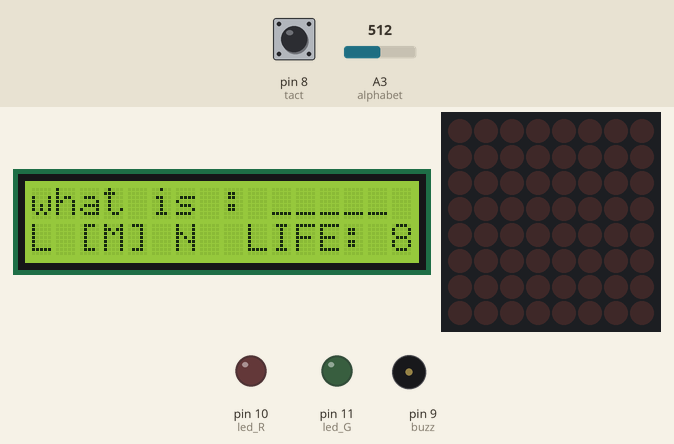
A sketch run on a simulated Arduino Uno, built with avr-gcc and run on an emulated ATmega328P. Parts: 16×2 character LCD, 8×8 LED matrix, output pins drawn as LEDs (lit = HIGH), buzzer (waves = sounding). The test bench sets the inputs (shaded band); at power-on: pin 8 (tact) HIGH, A3 (alphabet) = 512. Random numbers use the default seed unless the sketch sets one; what the sketch prints to the serial monitor is not drawn.

Above: at 1.3 s.
1.4 s: pin 8 (tact) pulled LOW for 0.15 s
2.1 s: A3 (alphabet) set to 111
At 4.0 s:
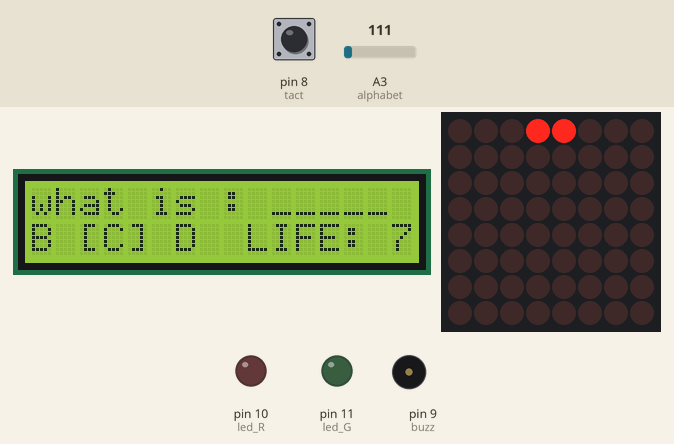
4.3 s: A3 (alphabet) set to 93
5.8 s: pin 8 (tact) pulled LOW for 1 s
At 8.1 s:
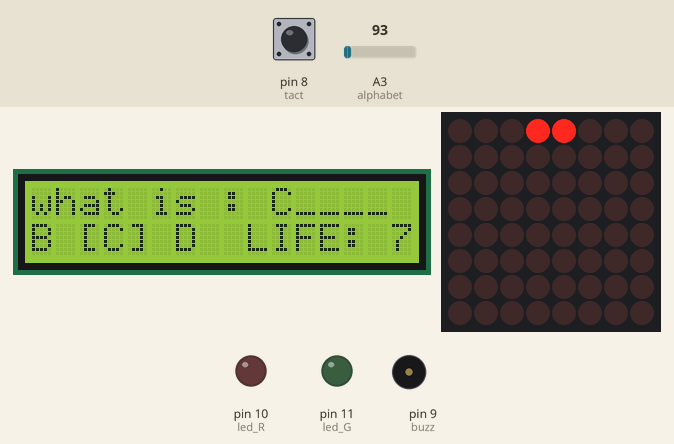
8.4 s: A3 (alphabet) set to 55
At 9.6 s:
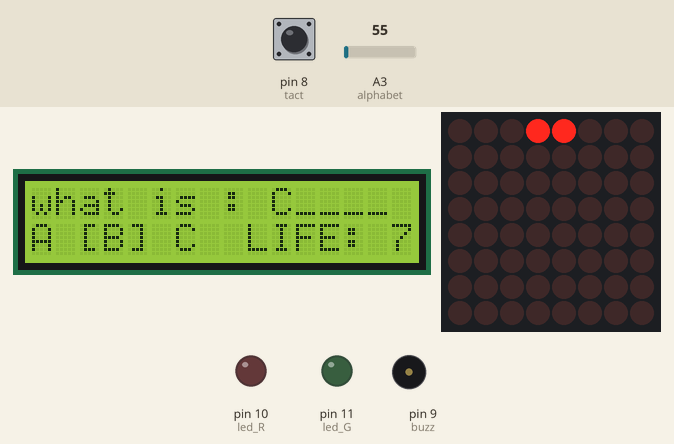
9.9 s: pin 8 (tact) pulled LOW for 0.15 s
At 11.45 s:
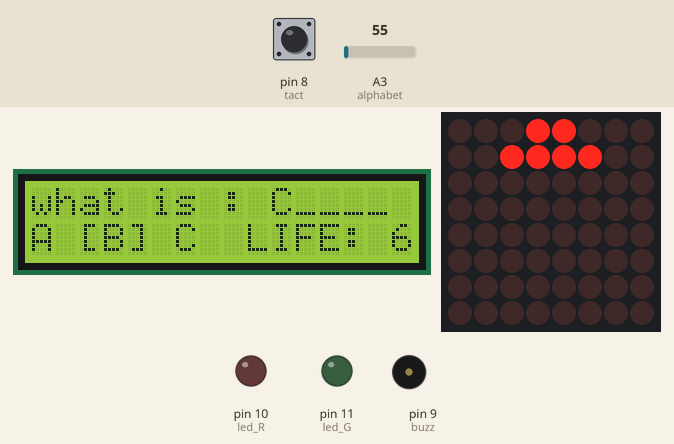
Timing chart, 0 to 11.6 s (numbered marks = the images above; inputs shaded):
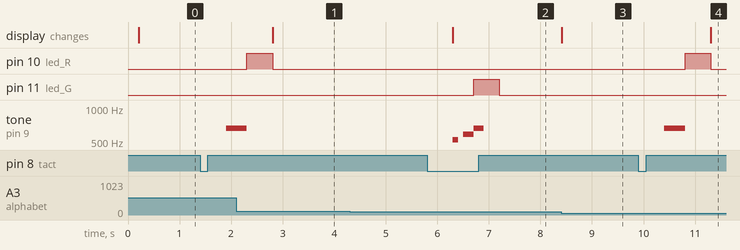

Measured:
- after the input at 1.4 s, tone on pin 9 (buzz): silent → 659 Hz after 0.50 s
- after the input at 4.3 s, every drawn part: stays the same
- after the input at 5.8 s, pin 11 (led_G): LOW → HIGH after 0.90 s, → LOW 0.50 s later; tone on pin 9 (buzz): plays 523 Hz for 0.10 s, 587 Hz for 0.20 s, 659 Hz for 0.20 s, starting after 0.50 s; the display: changes after 0.50 s (image 2)
- after the input at 8.4 s, the display: changes at once (image 3)
- after the input at 9.9 s, pin 10 (led_R): LOW → HIGH after 0.91 s, → LOW 0.50 s later; tone on pin 9 (buzz): silent → 659 Hz after 0.51 s, → silent 0.40 s later; the display: first changes after 1.4 s (image 4 shows a later state)

The sketch:

hang_man.ino
```cpp
#include <LedControlMS.h>
#include <Wire.h>
#include <LiquidCrystal_I2C.h>

#define NBR_MTX 1
#define LIFE 8

byte Hang_man[] =
{
  B00011000,
  B00111100,
  B00011000,
  B11111111,
  B00011000,
  B00011000,
  B00100100,
  B01000010
};

String quiz[] = {"CLEAR","BOX","DUST"};

LedControl lc = LedControl(4,3,2,NBR_MTX);
LiquidCrystal_I2C lcd(0x27,16,2);

const int led_G =11, led_R = 10;
const int tact = 8;
const int buzz = 9;
const int alphabet = A3;
int wrong = 0;
int correct = 0;
int used_alphabet[26] = {0,};
int choose_word = 0;
int start = 0;

void setup() {
  Serial.begin(9600);
  randomSeed(analogRead(0));
  choose_word = random(0,4);

  // put your setup code here, to run once:
  for(int i =0; i<NBR_MTX; i++)
  {
      lc.shutdown(i,false);
      lc.setIntensity(i,8);
      lc.clearDisplay(i);

      delay(100);
  }

  lcd.init();
  lcd.clear();
  lcd.backlight();

  pinMode(led_G,OUTPUT);
  pinMode(led_R,OUTPUT);
  pinMode(tact,INPUT_PULLUP);
  pinMode(buzz,OUTPUT);

}

void loop() {

  String quiz_word =  quiz[choose_word];
  int alphabet_choose = 0;
  int quiz_word_length = quiz_word.length();

  int abcValue = analogRead(alphabet);
  int alphabet_num = map(abcValue,0,1023,65,90);

  Serial.print(digitalRead(buzz));
  Serial.print(" ");
  Serial.print(alphabet_num);
  Serial.print(" ");
  Serial.println(abcValue);

  if(start == 0)
  {
   display_print(alphabet_num, quiz_word_length);
   start = 1;
  }


  lcd.setCursor(15,1);
  lcd.print(LIFE - wrong);

  lcd.setCursor(0,1);
  if(alphabet_num > 65)
    lcd.write(alphabet_num-1);
  else
    lcd.print(" ");

  lcd.setCursor(3,1);
  lcd.write(alphabet_num);

  lcd.setCursor(6,1);
  if(alphabet_num < 90)
    lcd.write(alphabet_num+1);
  else
    lcd.print(" ");


  if(digitalRead(tact) == LOW)
  {
    alphabet_choose = 1;
    delay(500);
  }

  if(alphabet_choose == 1)
  {
      game_control(quiz_word, alphabet_num , quiz_word_length);
      draw_matrix();
  }
  if(check_word(quiz_word))
  {
    lcd.clear();
    lcd.setCursor(4,0);
    lcd.print("You Win!");
    delay(1000);
    reset_game();
  }

  if(wrong == LIFE)
  {
    lcd.clear();
    lcd.setCursor(3,0);
    lcd.print("Game Over!");
    delay(1000);
    reset_game();
  }
}

void display_print(int alphabet_num, int quiz_word_length)
{
  lcd.setCursor(2,1);
  lcd.print("[");
  lcd.setCursor(4,1);
  lcd.print("]");

  lcd.setCursor(0,0);
  lcd.print("what is : ");

  for(int i =0; i < quiz_word_length; i++)
  {
    lcd.setCursor(10+i,0);
    lcd.print("_");
  }

  lcd.setCursor(9,1);
  lcd.print("LIFE: ");
}

void game_control(String quiz_word, int alphabet_num ,int quiz_word_length)
{
  int How = 0;

  if(used_alphabet[alphabet_num - 65] != 1)
  {
    for(int i = 0; i < quiz_word_length; i++)
    {
      if(quiz_word[i] == alphabet_num)
      {
        used_alphabet[alphabet_num-65] = 1;
        lcd.setCursor(10+i,0);
        lcd.write(alphabet_num);

        tone(buzz,523,100);
        delay(200);
        tone(buzz,587,200);
        delay(200);
        tone(buzz,659,200);
        digitalWrite(led_G, HIGH);
        delay(500);
        digitalWrite(led_G,LOW);
        correct ++;
        How = 1;
      }
    }

    if(How == 0)
    {
      used_alphabet[alphabet_num-65] = 1;
      tone(buzz,659,200);
      delay(200);
      tone(buzz,659);
      delay(200);
      noTone(buzz);
      digitalWrite(led_R, HIGH);
      delay(500);
      digitalWrite(led_R,LOW);
      wrong++;
    }
  }
}

bool check_word(String quiz_word)
{
    if(quiz_word.length() == correct)
      return true;
    else
      return false;
}


void draw_matrix()
{
  if(wrong > 0)
  {
    for(int i = 0; i <= wrong -1; i++)
      lc.setRow(0,i,Hang_man[i]);
  }
}

void reset_game()
{
  choose_word = random(0,4);
  correct = 0;
  wrong = 0;
  for(int i = 0; i < 26; i++)
    used_alphabet[i] = 0;

  for(int i =0; i<NBR_MTX; i++)
  {
      lc.shutdown(i,false);
      lc.setIntensity(i,8);
      lc.clearDisplay(i);

      delay(100);
  }

  start = 0;
}
```
